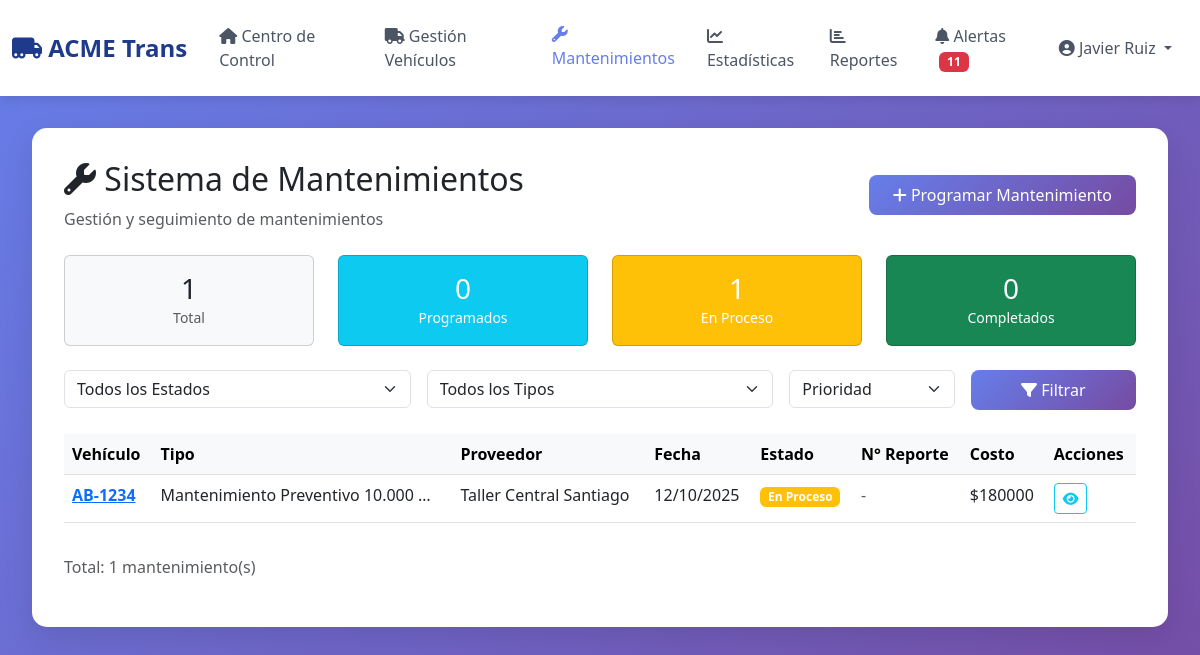
Before: /dashboard/mantenimientos/ (signed in) with the older database file.
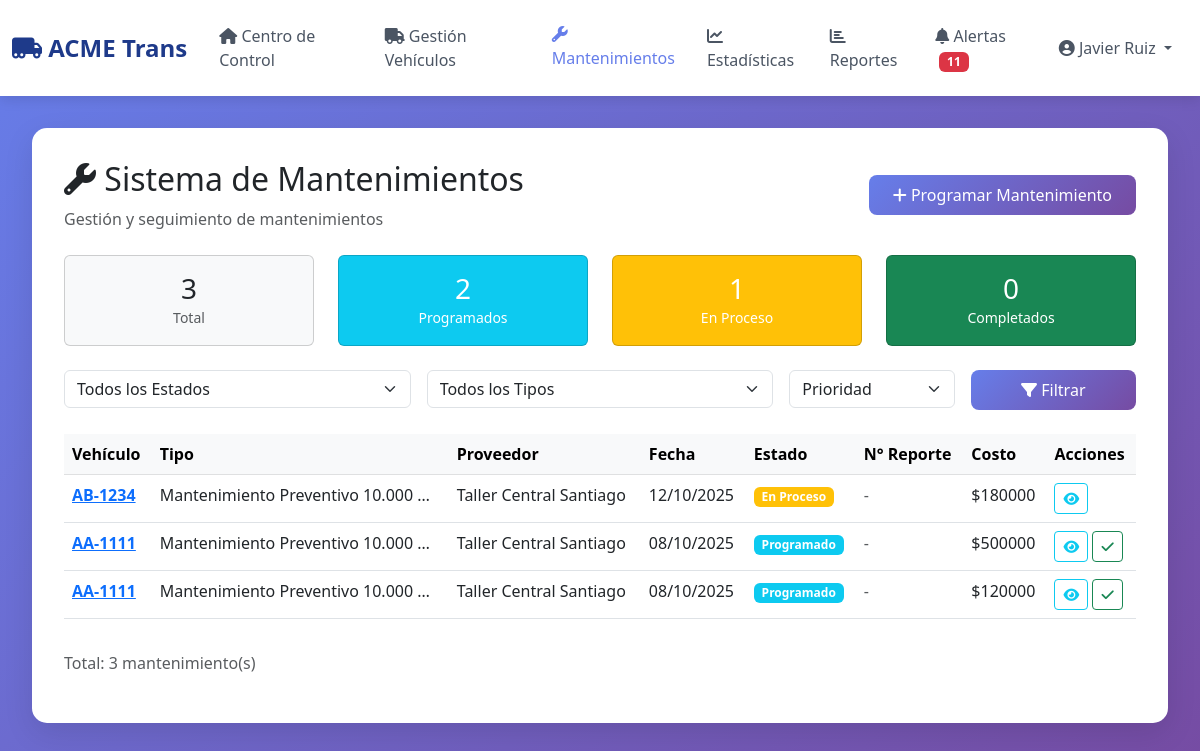
After: the same page with the newer database file.
### flota/models.py (models this page shows, shortened)
class Mantenimiento(models.Model):
    ESTADO_CHOICES = [
        ('programado', 'Programado'),
        ('en_proceso', 'En Proceso'),
        ('completado', 'Completado'),
        ('cancelado', 'Cancelado'),
    ]
    TIPO_CHOICES = [
        ('preventivo', 'Preventivo'),
        ('correctivo', 'Correctivo'),
    ]
    PRIORIDAD_CHOICES = [
        ('baja', 'Baja'),
        ('media', 'Media'),
        ('alta', 'Alta'),
        ('critica', 'Crítica'),
    ]
    vehiculo = models.ForeignKey(
        Vehiculo,
        on_delete=models.CASCADE,
        related_name='mantenimientos',
        verbose_name="Vehículo"
    )
    tipo_mantenimiento = models.ForeignKey(
        TipoMantenimiento,
        on_delete=models.CASCADE,
        verbose_name="Tipo de Mantenimiento"
    )
    proveedor = models.ForeignKey(
        Proveedor,
        on_delete=models.CASCADE,
        verbose_name="Proveedor"
    )
    tipo = models.CharField(
        max_length=20,
        choices=TIPO_CHOICES,
        default='preventivo',
        verbose_name="Tipo"
    )
    estado = models.CharField(
        max_length=20,
        choices=ESTADO_CHOICES,
        default='programado',
        verbose_name="Estado"
    )
    prioridad = models.CharField(
        max_length=20,
        choices=PRIORIDAD_CHOICES,
        default='media',
        verbose_name="Prioridad"
    )
    fecha_programada = models.DateField(verbose_name="Fecha Programada")
    fecha_realizacion = models.DateField(null=True, blank=True, verbose_name="Fecha de Realización")
    kilometraje_programado = models.IntegerField(verbose_name="Kilometraje Programado")
    costo_estimado = models.DecimalField(
        max_digits=10,
        decimal_places=0,
        verbose_name="Costo Estimado"
    )
    costo_real = models.DecimalField(
        max_digits=10,
        decimal_places=0,
        null=True,
        blank=True,
        verbose_name="Costo Real"
    )
    tiempo_estimado_horas = models.IntegerField(
        default=4,
        verbose_name="Tiempo Estimado (horas)"
    )
    descripcion = models.TextField(verbose_name="Descripción del Trabajo")
    observaciones_programacion = models.TextField(
        blank=True,
        verbose_name="Observaciones"
    )
    usuario_programacion = models.ForeignKey(
        User,
        on_delete=models.CASCADE,
        related_name='mantenimientos_programados',
        verbose_name="Usuario que Programó"
    )
    fecha_creacion = models.DateTimeField(auto_now_add=True)
    fecha_modificacion = models.DateTimeField(auto_now=True)
    class Meta:
        verbose_name = "Mantenimiento"
        verbose_name_plural = "Mantenimientos"
        ordering = ['-fecha_programada']

class Vehiculo(models.Model):
    ESTADO_CHOICES = [
        ('operativo', 'Operativo'),
        ('mantenimiento', 'En Mantenimiento'),
        ('fuera_servicio', 'Fuera de Servicio'),
    ]
    TIPO_CAPACIDAD_CHOICES = [
        ('GC', 'Gran Capacidad'),
        ('MC', 'Mediana Capacidad'),
    ]
    patente = models.CharField(max_length=10, unique=True, verbose_name="Patente")
    marca = models.CharField(max_length=50, verbose_name="Marca")
    modelo = models.CharField(max_length=50, verbose_name="Modelo")
    año = models.IntegerField(verbose_name="Año")
    tipo_capacidad = models.CharField(
        max_length=2,
        choices=TIPO_CAPACIDAD_CHOICES,
        default='MC',
        verbose_name="Tipo de Capacidad"
    )
    estado = models.CharField(
        max_length=20,
        choices=ESTADO_CHOICES,
        default='operativo',
        verbose_name="Estado"
    )
    kilometraje_actual = models.IntegerField(default=0, verbose_name="Kilometraje Actual")
    centro_operacion = models.ForeignKey(
        CentroOperacional,
        on_delete=models.CASCADE,
        related_name='vehiculos',
        verbose_name="Centro Operacional"
    )
    numero_chasis = models.CharField(max_length=50, blank=True, verbose_name="Número de Chasis")
    numero_motor = models.CharField(max_length=50, blank=True, verbose_name="Número de Motor")
    valor_adquisicion = models.DecimalField(
        max_digits=12,
        decimal_places=0,
        null=True,
        blank=True,
        verbose_name="Valor de Adquisición"
    )
    fecha_adquisicion = models.DateField(
        null=True,
        blank=True,
        verbose_name="Fecha de Adquisición"
    )
    imagen = models.ImageField(
        upload_to='vehiculos/',
        null=True,
        blank=True,
        verbose_name="Foto del Vehículo"
    )
    observaciones = models.TextField(blank=True, verbose_name="Observaciones")
    activo = models.BooleanField(default=True)
    fecha_creacion = models.DateTimeField(auto_now_add=True)
    fecha_modificacion = models.DateTimeField(auto_now=True)
    class Meta:
        verbose_name = "Vehículo"
        verbose_name_plural = "Vehículos"
        ordering = ['patente']

class TipoMantenimiento(models.Model):
    nombre = models.CharField(max_length=100, verbose_name="Nombre")
    descripcion = models.TextField(verbose_name="Descripción")
    frecuencia_km = models.IntegerField(
        help_text="Cada cuántos km se debe realizar",
        verbose_name="Frecuencia (km)"
    )
    costo_estimado = models.DecimalField(
        max_digits=10,
        decimal_places=0,
        verbose_name="Costo Estimado"
    )
    tiempo_estimado_horas = models.IntegerField(verbose_name="Tiempo Estimado (horas)")
    es_preventivo = models.BooleanField(default=True, verbose_name="¿Es Preventivo?")
    activo = models.BooleanField(default=True)
    class Meta:
        verbose_name = "Tipo de Mantenimiento"
        verbose_name_plural = "Tipos de Mantenimiento"

class Proveedor(models.Model):
    nombre = models.CharField(max_length=100, verbose_name="Nombre")
    rut = models.CharField(max_length=12, verbose_name="RUT")
    direccion = models.TextField(verbose_name="Dirección")
    telefono = models.CharField(max_length=20, verbose_name="Teléfono")
    email = models.EmailField(verbose_name="Email")
    contacto_principal = models.CharField(max_length=100, verbose_name="Contacto Principal")
    especialidad = models.CharField(max_length=100, verbose_name="Especialidad")
    activo = models.BooleanField(default=True)
    fecha_creacion = models.DateTimeField(auto_now_add=True)
    class Meta:
        verbose_name = "Proveedor"
        verbose_name_plural = "Proveedores"

### flota/views.py (the view)
# urls.py: path('mantenimientos/', views.mantenimientos_view, name='mantenimientos'),
@login_required
def mantenimientos_view(request):
    mantenimientos = Mantenimiento.objects.select_related(
        'vehiculo', 'tipo_mantenimiento', 'proveedor'
    ).all().order_by('-fecha_programada')
    estado_filter = request.GET.get('estado', '')
    tipo_filter = request.GET.get('tipo', '')
    prioridad_filter = request.GET.get('prioridad', '')
    if estado_filter:
        mantenimientos = mantenimientos.filter(estado=estado_filter)
    if tipo_filter:
        mantenimientos = mantenimientos.filter(tipo=tipo_filter)
    if prioridad_filter:
        mantenimientos = mantenimientos.filter(prioridad=prioridad_filter)
    total = Mantenimiento.objects.count()
    programados = Mantenimiento.objects.filter(estado='programado').count()
    en_proceso = Mantenimiento.objects.filter(estado='en_proceso').count()
    completados = Mantenimiento.objects.filter(estado='completado').count()
    context = {
        'mantenimientos': mantenimientos,
        'total': total,
        'programados': programados,
        'en_proceso': en_proceso,
        'completados': completados,
        'page_title': 'Mantenimientos',
    }
    return render(request, 'flota/mantenimientos.html', context)

### flota/templates/flota/mantenimientos.html (shortened to what the changed rows need)
{% extends 'flota/base.html' %}
{% block content %}
<div class="card-custom">
    <div class="d-flex justify-content-between align-items-center mb-4">
        <div>
            <h2><i class="fas fa-wrench"></i> Sistema de Mantenimientos</h2>
        </div>
    </div>
    <div class="row mb-4">
        <div class="col-md-3">
            <div class="card bg-light text-center">
                <div class="card-body">
                    <h3 class="mb-0">{{ total }}</h3>
                    <small class="text-muted">Total</small>
                </div>
            </div>
        </div>
        <div class="col-md-3">
            <div class="card bg-info text-white text-center">
                <div class="card-body">
                    <h3 class="mb-0">{{ programados }}</h3>
                    <small>Programados</small>
                </div>
            </div>
        </div>
    </div>
    <div class="table-responsive">
        <table class="table table-hover">
            <thead class="table-light">
                <tr>
                    <th>Vehículo</th>
                    <th>Tipo</th>
                    <th>Proveedor</th>
                    <th>Fecha</th>
                    <th>Estado</th>
                    <th>N° Reporte</th>
                    <th>Costo</th>
                    <th>Acciones</th>
                </tr>
            </thead>
            <tbody>
                {% for mant in mantenimientos %}
                <tr>
                    <td>
                        <a href="{% url 'flota:vehiculo_detalle' mant.vehiculo.id %}">
                            <strong>{{ mant.vehiculo.patente }}</strong>
                        </a>
                    </td>
                    <td>{{ mant.tipo_mantenimiento.nombre|truncatewords:3 }}</td>
                    <td>{{ mant.proveedor.nombre }}</td>
                    <td>{{ mant.fecha_programada|date:"d/m/Y" }}</td>
                    <td>
                        <span class="badge
                        {% if mant.estado == 'completado' %}bg-success
                        {% elif mant.estado == 'en_proceso' %}bg-warning
                        {% elif mant.estado == 'programado' %}bg-info
                        {% else %}bg-danger{% endif %}">
                            {{ mant.get_estado_display }}
                        </span>
                    </td>
                    <td>
                        {% if mant.estado == 'completado' %}
                        <span class="badge bg-dark">{{ mant.numero_reporte }}</span>
                        {% else %}
                        <span class="text-muted">-</span>
                        {% endif %}
                    </td>
                    <td>${{ mant.costo_estimado|floatformat:0 }}</td>
                    <td>
                        <a href="{% url 'flota:mantenimiento_detalle' mant.id %}" class="btn btn-sm btn-outline-info"
                            title="Ver Detalle">
                            <i class="fas fa-eye"></i>
                        </a>
                        {% if mant.estado == 'completado' %}
                        <a href="{% url 'flota:mantenimiento_reporte' mant.id %}" class="btn btn-sm btn-outline-success"
                            title="Ver Reporte">
                            <i class="fas fa-file-pdf"></i>
                        </a>
                        {% elif mant.estado == 'programado' %}
                        <a href="{% url 'flota:mantenimiento_completar' mant.id %}"
                            class="btn btn-sm btn-outline-success" title="Completar">
                            <i class="fas fa-check"></i>
                        </a>
                        {% endif %}
                    </td>
                </tr>
                {% empty %}
                <tr>
                    <td colspan="8" class="text-center text-muted py-4">
                        No hay mantenimientos registrados
                    </td>
                </tr>
                {% endfor %}
            </tbody>
        </table>
    </div>
    <div class="mt-3">
        <p class="text-muted">Total: {{ mantenimientos.count }} mantenimiento(s)</p>
    </div>
</div>
{% endblock %}

Changed rows visible on the page:
added Mantenimiento: vehiculo.patente "AA-1111", tipo_mantenimiento.nombre "Mantenimiento Preventivo 10.000 …", proveedor.nombre "Taller Central Santiago", fecha_programada "08/10/2025", estado "Programado", costo_estimado "500000"
added Mantenimiento: vehiculo.patente "AA-1111", tipo_mantenimiento.nombre "Mantenimiento Preventivo 10.000 …", proveedor.nombre "Taller Central Santiago", fecha_programada "08/10/2025", estado "Programado", costo_estimado "120000"
Other visible differences:
{{ total }}: "1" → "3"
{{ programados }}: "0" → "2"
{{ mantenimientos.count }}: "1" → "3"
